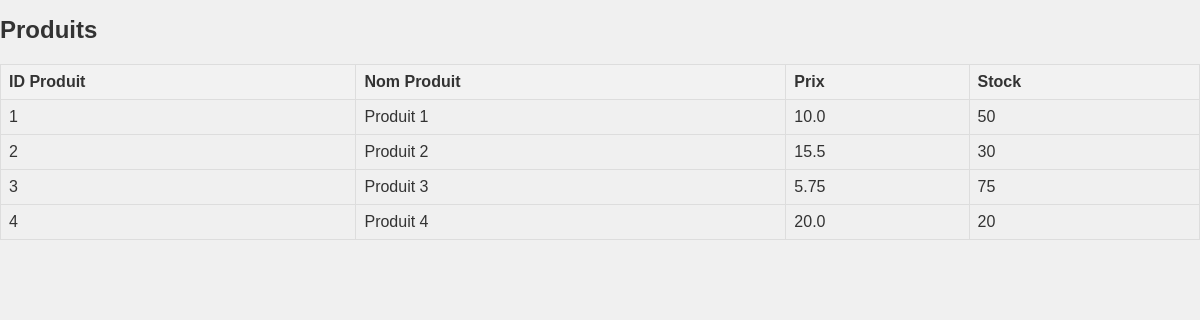
Screenshot of /table/produits with the database file from the repository.
### tables this page shows
CREATE TABLE produits(
            id_produit INTEGER PRIMARY KEY AUTOINCREMENT,
            nom_produit text,
            prix FLOAT,
            stock INTEGER
        );

### affichage.py (the view)
@app.route('/table/produits')
def afficher_produits():
    donnees_produits = obtenir_donnees('produits')
    return render_template('produits.html', titre='Produits', donnees=donnees_produits)

### affichage.py (called while the page is built)
def obtenir_donnees(table_name):
    conn = sqlite3.connect('OnlineStore2.db')
    cursor = conn.cursor()
    cursor.execute(f"SELECT * FROM {table_name};")
    rows = cursor.fetchall()
    conn.close()
    return rows

### templates/produits.html (shortened to what this page needs)
<!DOCTYPE html>
<html lang="fr">
<head>
    <link rel="stylesheet" href="../static/css/styles.css">
</head>
<body>
    <h1>{{ titre }}</h1>
    <table>
        <thead>
            <tr>
                <th>ID Produit</th>
                <th>Nom Produit</th>
                <th>Prix</th>
                <th>Stock</th>
            </tr>
        </thead>
        <tbody>
            {% for row in donnees %}
                <tr>
                    <td>{{ row[0] }}</td>
                    <td>{{ row[1] }}</td>
                    <td>{{ row[2] }}</td>
                    <td>{{ row[3] }}</td>
                </tr>
            {% endfor %}
        </tbody>
    </table>
</body>
</html>

### static/css/styles.css (style rules this page uses)
body { font-family: Arial, sans-serif; margin: 0; padding: 0; background-color: #f0f0f0; color: #333; }
h1 { font-size: 24px; margin-bottom: 20px; }
table { border-collapse: collapse; width: 100%; margin-bottom: 20px; }
th, td { border: 1px solid #dddddd; text-align: left; padding: 8px; }
th { background-color: #f2f2f2; }

### rows the page displays
produits: id_produit "1", nom_produit "Produit 1", prix "10.0", stock "50"
produits: id_produit "2", nom_produit "Produit 2", prix "15.5", stock "30"
produits: id_produit "3", nom_produit "Produit 3", prix "5.75", stock "75"
produits: id_produit "4", nom_produit "Produit 4", prix "20.0", stock "20"

### other values shown
{{ titre }} "Produits"
